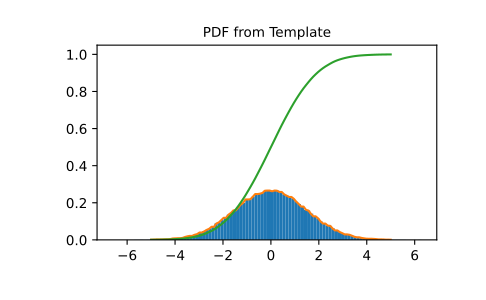

Write Python code to recreate this figure.
# Create a scipy.stats distribution from a numpy histogram

import scipy.stats
import numpy as np
data = scipy.stats.norm.rvs(size=100000, loc=0, scale=1.5, random_state=123)
hist = np.histogram(data, bins=100)
hist_dist = scipy.stats.rv_histogram(hist)

# Behaves like an ordinary scipy rv_continuous distribution

hist_dist.pdf(1.0)
# 0.20538577847618705
hist_dist.cdf(2.0)
# 0.90818568543056499

# PDF is zero above (below) the highest (lowest) bin of the histogram,
# defined by the max (min) of the original dataset

hist_dist.pdf(np.max(data))
# 0.0
hist_dist.cdf(np.max(data))
# 1.0
hist_dist.pdf(np.min(data))
# 7.7591907244498314e-05
hist_dist.cdf(np.min(data))
# 0.0

# PDF and CDF follow the histogram

import matplotlib.pyplot as plt
X = np.linspace(-5.0, 5.0, 100)
plt.title("PDF from Template")
plt.hist(data, density=True, bins=100)
plt.plot(X, hist_dist.pdf(X), label='PDF')
plt.plot(X, hist_dist.cdf(X), label='CDF')
plt.show()
